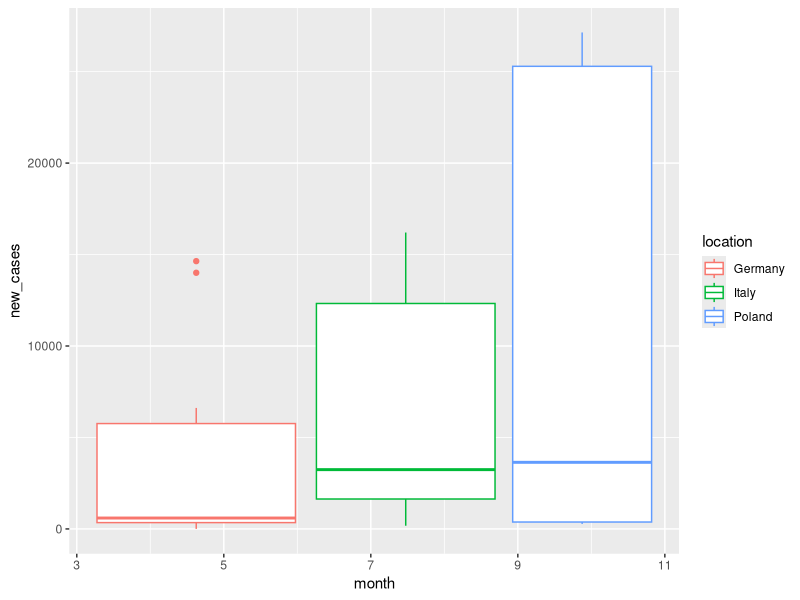

The R script that drew this image:
library(tidyverse)
#Part 1:
setwd(dirname(rstudioapi::getSourceEditorContext()$path))
data_1 <- read.csv("covid-data-2020.txt", sep = "\t")
set.seed(2016556506)
samples_1 <- data_1[sample(nrow(data_1), 1000), ]
samples_1 %>% slice(1:10) #Implemented "slice(1:10)" and "head(1:10)" functions and "[1:10]" operation, show first 10 element for simplifying output.
#P1Q1A:
head(transmute(group_by(samples_1, location, month), min = min(new_cases, na.rm = TRUE), Q1 = quantile(new_cases, 0.25, na.rm = TRUE), Q2 = quantile(new_cases, 0.5, na.rm = TRUE), Q3 = quantile(new_cases, 0.75, na.rm = TRUE), max = max(new_cases, na.rm = TRUE)), 10)
#P1Q2A:
arrange(slice(summarize(group_by(samples_1, location), max_case = max(new_cases, na.rm = TRUE), max_death = max(new_deaths, na.rm = TRUE)), 1:10), desc(max_case))
#P1Q3A:
head(arrange(slice(summarize(group_by(samples_1, location, month), "Mean of dailycases" = mean(new_cases)), which.max(.data[["Mean of dailycases"]])), desc(.data[["Mean of dailycases"]])), 10)
#P1Q4A:
ggplot(filter(samples_1, location == c("Poland", "Germany", "Italy")), aes(x = month, y = new_cases, color = location)) + geom_boxplot()
#Part 2:
data_2 <- stringr::sentences
#P2Q1A:
set.seed(2016556506)
samples_2 <- data_2[sample(length(data_2), 100)]
new_data <- unique(matrix(str_split(samples_2, boundary("word"), simplify = TRUE)))
new_data <- new_data[new_data != ""]
new_data[1:10]
#P2Q2A:
cat("Condition of starting with \"a\" and ending with \"e\", is satisfied with these words:", intersect(str_subset(new_data, "^a"), str_subset(new_data, "e$")),"\n")
#P2Q3A:
cat("Number of words which have 3 or more vowels is:", sum(str_count(new_data, "[aeiou]") > 3))
#P2Q4A:
slice(arrange(summarize(as.data.frame(new_data), wrods = new_data, count = nchar(new_data)), desc(count)), 1:5)
#P2Q5A:
words <- c("age", "any" ," day" ,"exp", "her", "pro" ,"the")
cat(str_c(words, collapse = ", "),"words were found in these words: ", str_subset(new_data, str_c(words, collapse = "|")), "\n")
